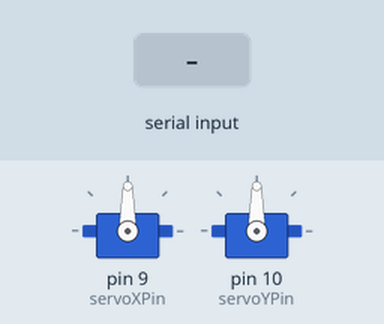
The sketch below on a simulated Arduino Uno, built with avr-gcc and run on an emulated ATmega328P. Shown: 2 × servo. The inputs (shaded band) are chosen by the test bench.

Above: at 1.2 s.
1.3 s: "90,45\n" received over Serial
At 1.7 s:
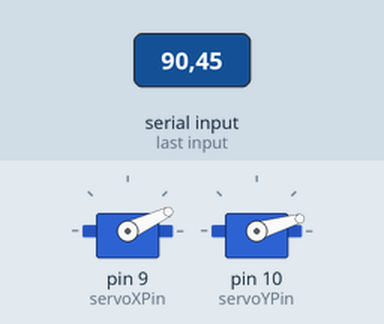
2.8 s: "30,150\n" received over Serial
At 4.0 s:
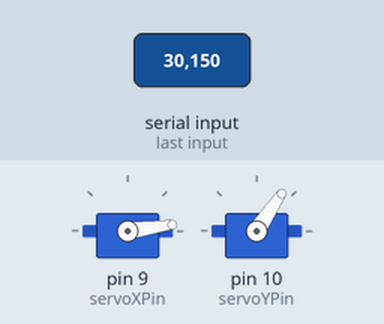
4.3 s: "1,90\n" received over Serial
At 5.1 s:
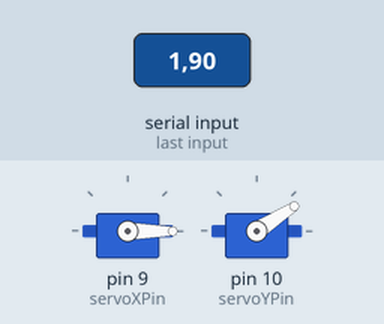
Timing chart, 0 to 7.3 s (numbered marks = the images above; inputs shaded):
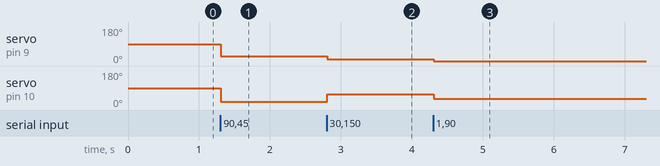

Measured:
- after the input at 1.3 s, servo on pin 9 (servoXPin): 90° → 25° at once; servo on pin 10 (servoYPin): 90° → 16° at once
- after the input at 2.8 s, servo on pin 9 (servoXPin): 25° → 8° at once; servo on pin 10 (servoYPin): 16° → 56° at once
- after the input at 4.3 s, servo on pin 9 (servoXPin): 8° → 0° at once; servo on pin 10 (servoYPin): 56° → 33° at once

The sketch:

servo_control.ino
```cpp
#include <Servo.h>

// Создаем объекты для сервоприводов
Servo servoX;
Servo servoY;

// Пины для сервоприводов
const int servoXPin = 9;
const int servoYPin = 10;

// Переменные для углов сервоприводов
int angleX = 90;  // Начальное положение по оси X (по центру)
int angleY = 90;  // Начальное положение по оси Y (по центру)

// Границы углов для защиты сервоприводов
const int minAngle = 0;
const int maxAngle = 180;

// Порог для сглаживания данных (чтобы серво двигались плавно)
const int threshold = 5;

// Буфер для входящих данных
String inputString = "";
bool dataAvailable = false;

void setup() {
  // Инициализация сервоприводов
  servoX.attach(servoXPin);
  servoY.attach(servoYPin);

  // Устанавливаем начальные углы
  servoX.write(angleX);
  servoY.write(angleY);

  // Инициализация последовательного порта
  Serial.begin(9600);
  inputString.reserve(30); // Резервируем место для входящих данных
}

void loop() {
  // Чтение данных от Raspberry Pi
  if (Serial.available()) {
    char inChar = (char)Serial.read();
    // Проверяем конец строки
    if (inChar == '\n') {
      dataAvailable = true;
    } else {
      inputString += inChar;
    }
  }

  // Если данные получены, обрабатываем их
  if (dataAvailable) {
    // Парсинг данных и обновление углов сервоприводов
    parseData(inputString);

    // Сброс строки
    inputString = "";
    dataAvailable = false;
  }
}

void parseData(String data) {
  // Ищем запятую, разделяющую координаты X и Y
  int commaIndex = data.indexOf(',');

  // Если запятая найдена, разбиваем строку на X и Y
  if (commaIndex > 0) {
    int targetX = data.substring(0, commaIndex).toInt();
    int targetY = data.substring(commaIndex + 1).toInt();

    // Преобразование координат в углы для сервоприводов
    int newAngleX = map(targetX, 0, 640, minAngle, maxAngle);  // Предполагается, что ширина изображения 640
    int newAngleY = map(targetY, 0, 480, minAngle, maxAngle);  // Предполагается, что высота изображения 480

    // Плавное перемещение по оси X
    if (abs(newAngleX - angleX) > threshold) {
      angleX = constrain(newAngleX, minAngle, maxAngle);
      servoX.write(angleX);
    }

    // Плавное перемещение по оси Y
    if (abs(newAngleY - angleY) > threshold) {
      angleY = constrain(newAngleY, minAngle, maxAngle);
      servoY.write(angleY);
    }
  }
}
```
